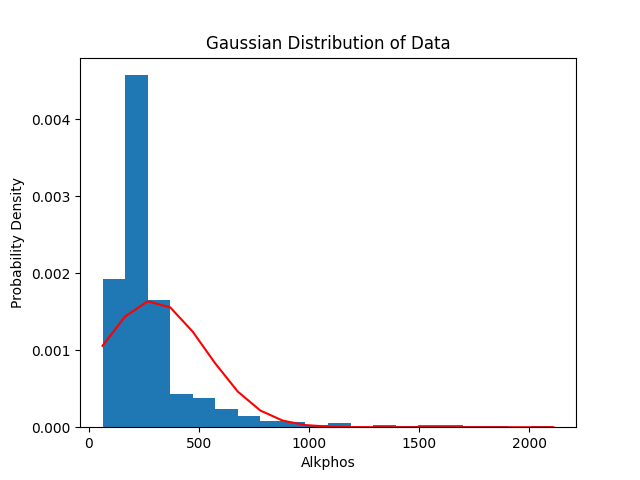

Generate this figure with Python:
import numpy as np
import pandas as pd
import matplotlib.pyplot as plt

data = pd.read_excel('Indian Liver Patient Dataset.xlsx')
data = data.to_numpy()
sepal_length = data[:,4]
xlabel = 'Alkphos'
Title = 'Gaussian Distribution of Data'
# bins and histogram
count, bins, ignored = plt.hist(sepal_length,20, density=True)
print(count)
print(bins)

#Calculate mean and std
mean = np.mean(sepal_length)
sd = np.std(sepal_length)
print(mean)
print(sd)
# Creating a Function
def normal_dist(bins, mean, sd):
    #prob_density = (np.pi*sd) * np.exp(-0.5*((data_age-mean)/sd)**2)
    prob_density = 1/(sd*np.sqrt(2*np.pi)) * np.exp(-(bins.astype(float) - mean)**2/(2*sd**2))
    return prob_density 

#Apply function to data.
pdf = normal_dist(bins,mean,sd)

#Plotting the results
plt.plot(bins,pdf, color = 'red')
plt.xlabel(xlabel)
plt.ylabel('Probability Density')
plt.title(Title)
plt.show() 
